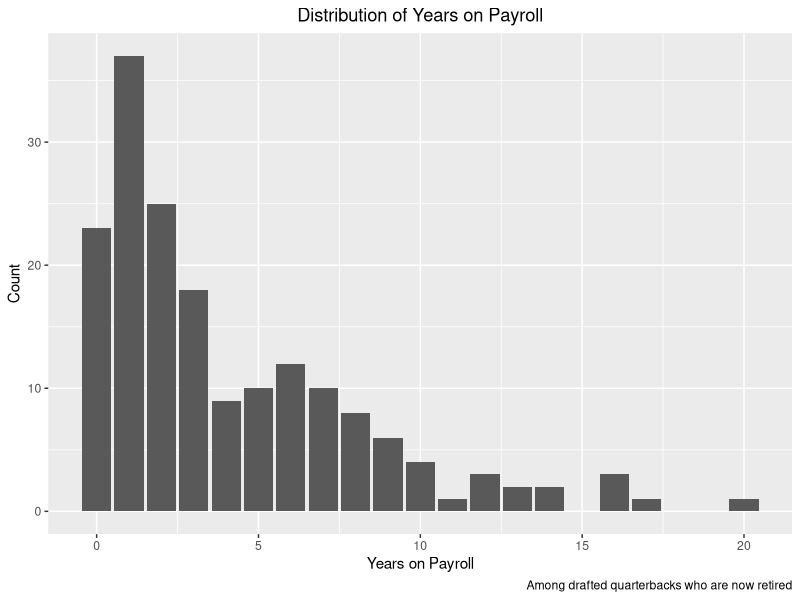
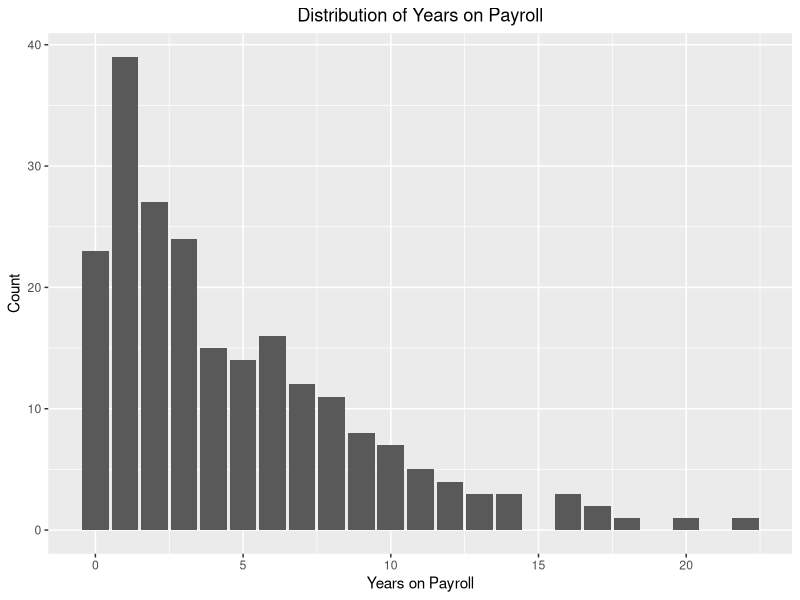
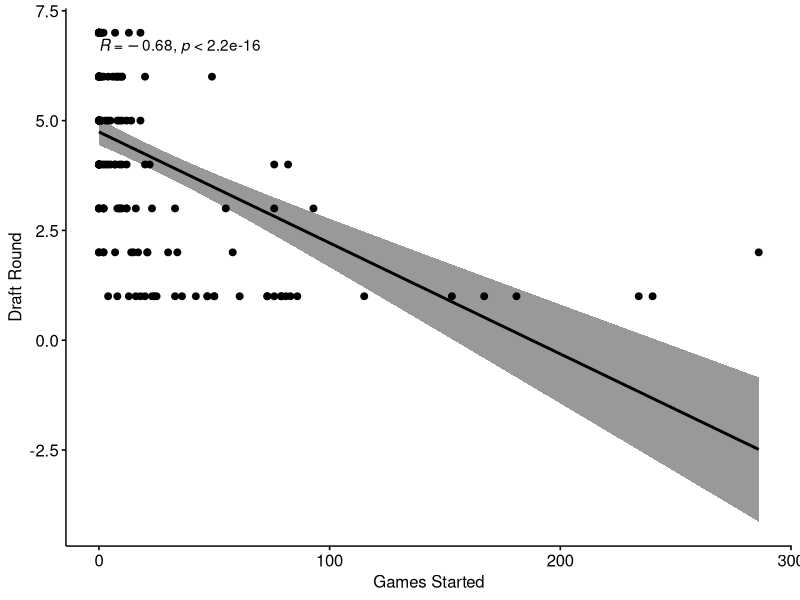

Source code (R) for these figures, in order:
## ---- chunk 1
knitr::opts_chunk$set(echo = FALSE)
## ---- chunk 2

# libraries
library(dplyr)
library(ggplot2)
library(ggpubr)

## ---- chunk 3

# load data 
data <- read.csv("df.csv")

## ---- chunk 4

qb.drafted <- data[which(data$Year.Drafted != "N/A"), "Player"]

## ---- chunk 5

data.subset <- data[which(data$Year.Drafted != "N/A"),]
not.under.contract <- data.subset[which(data.subset$Under.Contract == "No"),]
not.under.contract$Years.on.Payroll <- as.numeric(not.under.contract$Years.on.Payroll)
data.subset$Years.on.Payroll <- as.numeric(data.subset$Years.on.Payroll)

## ---- chunk 6

# histogram for years on payroll for retired quarterbacks

h.y.o.p <- ggplot(data = not.under.contract, aes(x=Years.on.Payroll)) + geom_histogram(stat="count") + labs(x = "Years on Payroll", y = "Count", title = "Distribution of Years on Payroll", caption = "Among drafted quarterbacks who are now retired") + theme(plot.title = element_text(hjust = 0.5))
h.y.o.p


## ---- chunk 7

# histogram for years on payroll for ALL drafted QB's

h.y.o.p2 <- ggplot(data = data.subset, aes(x=Years.on.Payroll)) + geom_histogram(stat="count") + labs(x = "Years on Payroll", y = "Count", title = "Distribution of Years on Payroll") + theme(plot.title = element_text(hjust = 0.5))
h.y.o.p2

## ---- chunk 8

# correlation plot between draft round and years on payroll
# from the ggpubr library

not.under.contract$Games.Started <- as.numeric(not.under.contract$Games.Started)

not.under.contract$Draft.Round <- as.numeric(not.under.contract$Draft.Round)

ggscatter(data = not.under.contract, x = "Games.Started", y = "Draft.Round",
          add = "reg.line", conf.int = TRUE,
          cor.coef = TRUE, cor.method = "spearman",
          xlab = "Games Started", ylab = "Draft Round")

## ---- chunk 9

data$Games.Started <- as.numeric(data$Games.Started)
data.most.games <- data %>%
  arrange(desc(Games.Started)) %>%
  slice(1:10)
data.most.games <- data.most.games[c("Player", "Games.Started")]
print(data.most.games)

